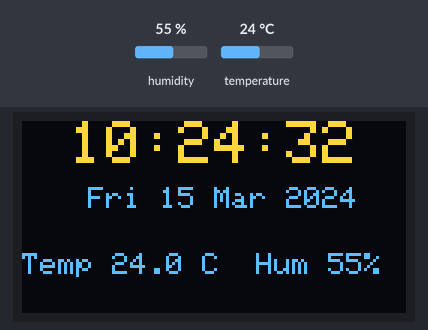
Bench run of a sketch on a simulated ESP32. Shown: 128×64 one-colour display. The inputs (shaded band) are chosen by the test bench; at power-on: humidity 55 %, temperature 24 °C. The OLED is the two-colour kind (top 16 rows yellow); WiFi joins after 1.5 s; servers stay silent unless stated; the local clock reads 2024-03-15 10:24:30 at power-on unless the sketch sets it.

Above: at 2.7 s.
2.8 s: humidity set to 22 %
At 4.2 s:
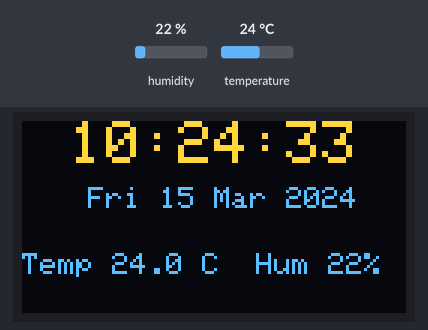
6.2 s: temperature set to 12 °C
At 8.6 s:
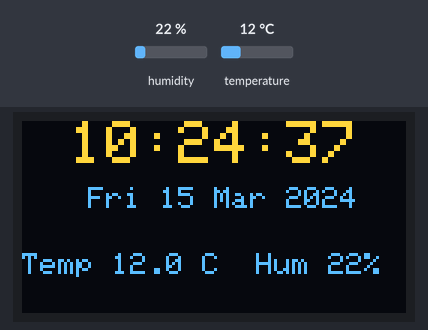
10.3 s: humidity set to 40 %
At 13.3 s:
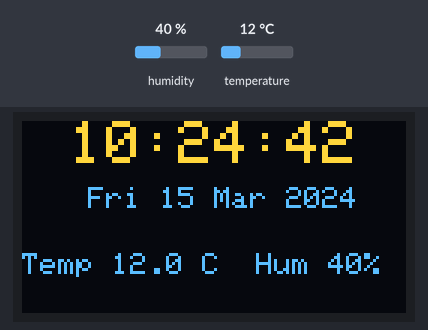
14.5 s: temperature set to 19 °C
At 16.5 s:
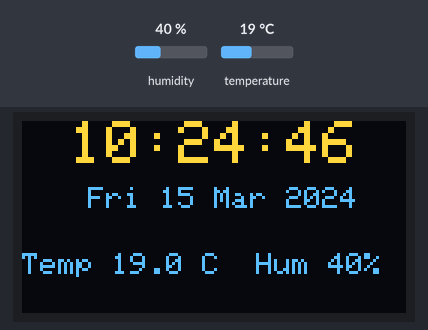
Timing chart, 0 to 18.0 s (numbered marks = the images above; inputs shaded):
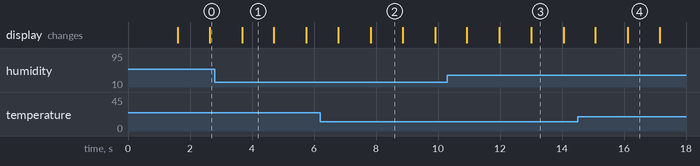

Measured:
- what the display in image 1 shows lasts 1.0 s, from 3.7 s to 4.7 s

The sketch:

esp32_oled_dht_clock.ino
```cpp
// An ESP32 Arduino sketch that connects to Wi‑Fi, syncs local time via NTP (with timezone/DST), reads temperature and humidity from a DHT11, and updates an SSD1306 OLED with time/date and sensor readings.
//
// Full tutorial: https://shillehtek.com/blogs/news/esp32-oled-dht-internet-clock
// Parts used: https://shillehtek.com/products/esp32-dev-board-cp2102-type-c-4mb
//             https://shillehtek.com/products/0-96-i2c-white-oled-display-module-4-pin-ssd1306
//             https://shillehtek.com/products/shillehtek-dht11-with-cables
// More examples: https://github.com/shillehbean/shillehtek-examples
//

#include <WiFi.h>
#include <time.h>
#include <Wire.h>
#include <Adafruit_GFX.h>
#include <Adafruit_SSD1306.h>
#include <DHT.h>

const char* SSID = "YourNetwork";
const char* PASS = "YourPassword";
const char* TZ   = "EST5EDT,M3.2.0,M11.1.0";     // your POSIX time-zone string

Adafruit_SSD1306 oled(128, 64, &Wire, -1);
DHT dht(23, DHT11);                              // change to DHT22 if that's what you have

void setup() {
  Serial.begin(115200);
  Wire.begin(21, 22);
  oled.begin(SSD1306_SWITCHCAPVCC, 0x3C);
  oled.setTextColor(SSD1306_WHITE);
  oled.clearDisplay(); oled.setCursor(0, 0); oled.print("Connecting..."); oled.display();

  WiFi.begin(SSID, PASS);
  while (WiFi.status() != WL_CONNECTED) delay(250);

  configTzTime(TZ, "pool.ntp.org", "time.nist.gov");   // sync clock, apply zone + DST
  dht.begin();
}

void loop() {
  struct tm t;
  if (!getLocalTime(&t)) { delay(500); return; }     // waits for the first NTP sync

  float tempC = dht.readTemperature();
  float hum   = dht.readHumidity();

  char hhmmss[9], date[24];
  strftime(hhmmss, sizeof hhmmss, "%H:%M:%S", &t);
  strftime(date,   sizeof date,   "%a %d %b %Y", &t);

  oled.clearDisplay();
  oled.setTextSize(2); oled.setCursor(16, 0);  oled.print(hhmmss);
  oled.setTextSize(1); oled.setCursor(22, 22); oled.print(date);
  oled.setCursor(0, 44);
  if (isnan(tempC)) oled.print("DHT read error");
  else {
    oled.print("Temp "); oled.print(tempC, 1); oled.print(" C  Hum ");
    oled.print(hum, 0);  oled.print("%");
  }
  oled.display();
  delay(1000);
}
```
